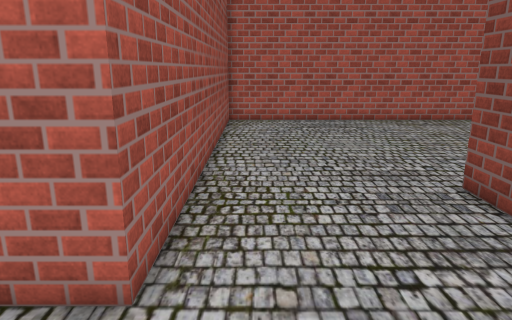
view 1 (above)

21 first-person views from a walk through a 3-D level made in the Unity game engine. The camera is 1.4 m above the floor, tilts 14° down and sees 70° across. Doors are open. The floor is counted in squares, 0.5 m on a side. Each view is taken from the middle of a square. On the plan, view 1 faces up. The plan holds only what a view shows up to about 20 squares ahead; the rest is blank. The place goes on beyond the plan. The player is left out. Some animated figures are left out. Some surface patterns are stand-ins.

view 2
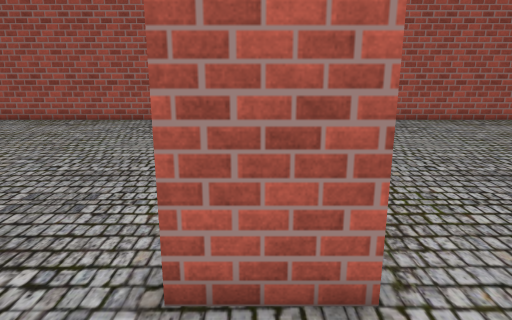

view 3
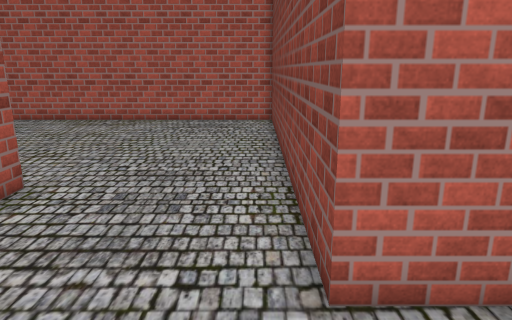

view 4
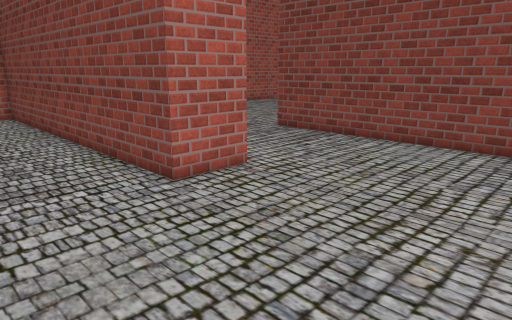

view 5
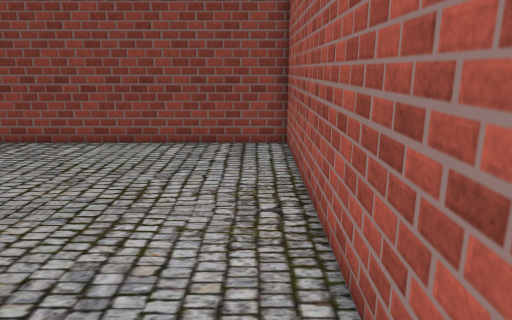

view 6
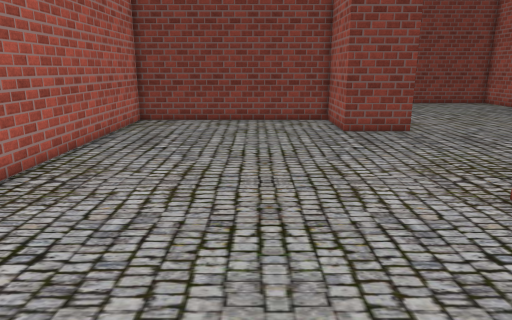

view 7
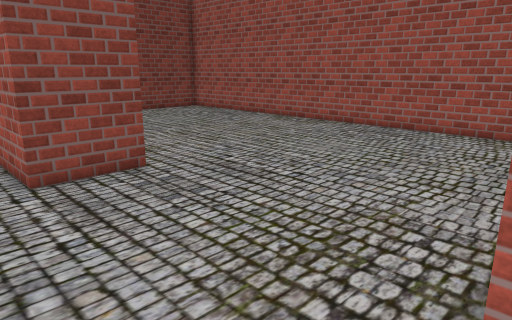

view 8
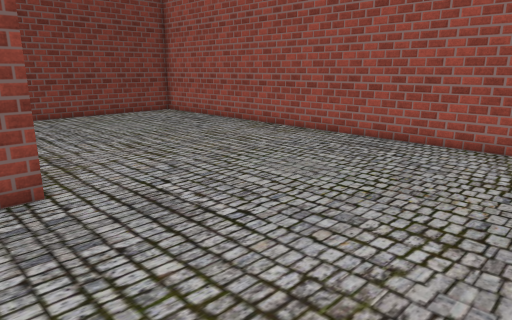

view 9
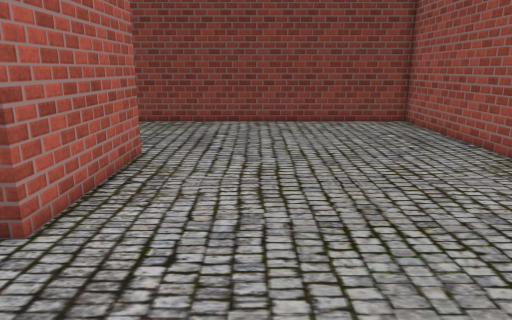

view 10
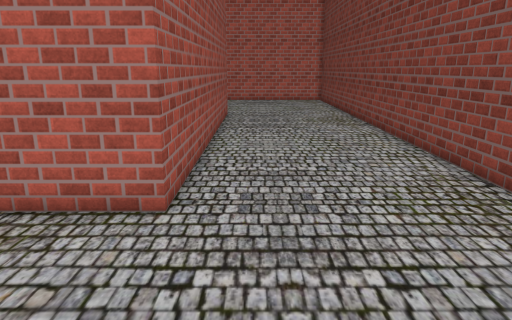

view 11
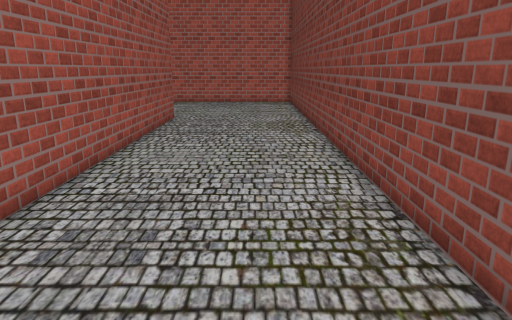

view 12
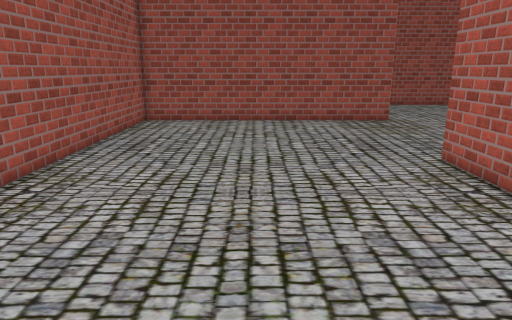

view 13
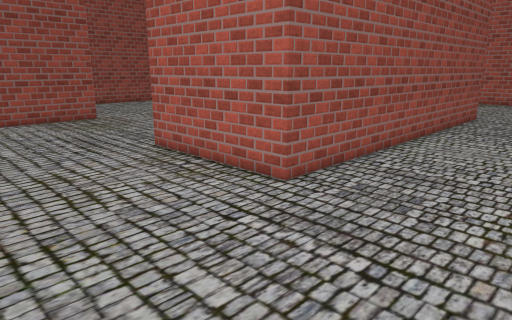

view 14
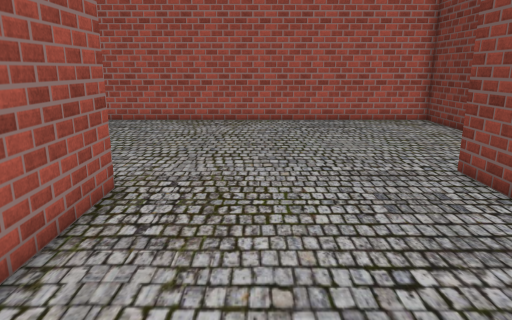

view 15
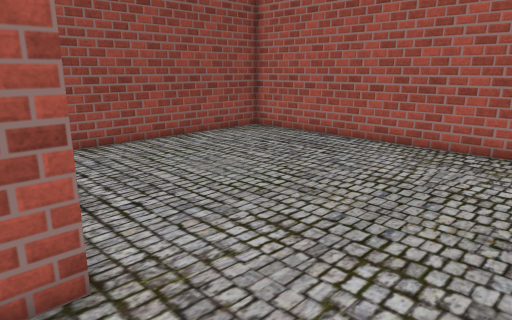

view 16
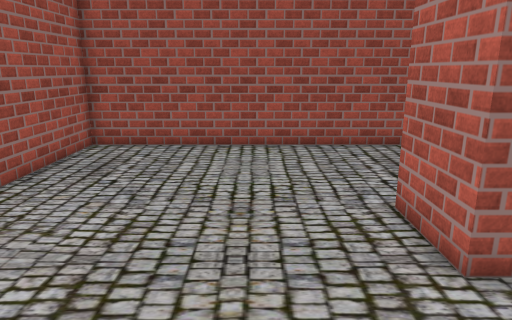

view 17
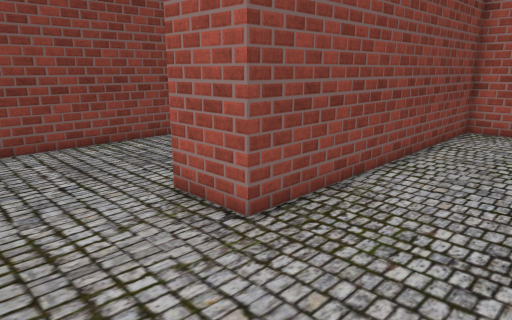

view 18
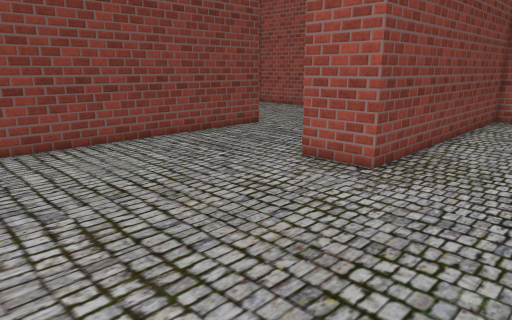

view 19
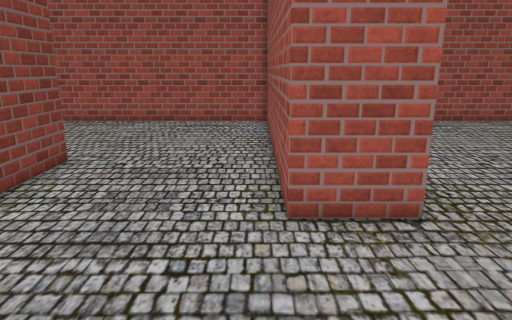

view 20
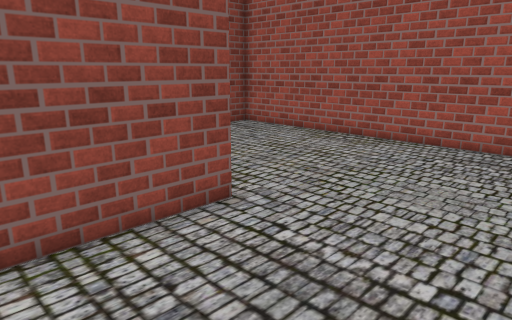

view 21
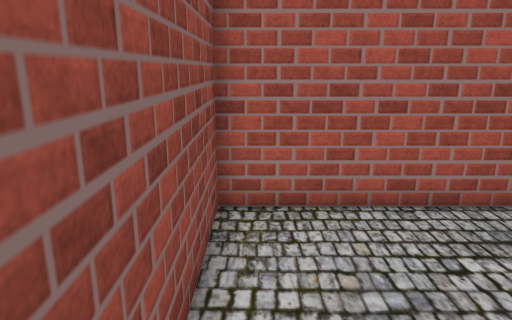

### Floor plan
Points are (right, up) in squares from view 1. A wall is a line through its corners. A room is listed if a view was taken in it or the views show most of it. See-through windows are left out.
Room 1 (views 1, 2, 3, 4, 5, 6, 7, 8, 9, 10, 11, 12, 13, 14, 15, 16, 17, 18, 19, 20, 21)
walls: (7.6, 8.5) (7.6, -5.2) (31, -5.2) (31, 22.5); (23.2, 22.5) (23.2, 6.9) (16.7, 6.9) (16.7, 9.9) (20.6, 9.9) (20.6, 20.5) (-1.5, 20.5) (-1.5, 3.9) (-4.1, 3.9) (-4.1, 20.5) (-18.5, 20.5); (-18.5, -5.2) (-13.2, -5.2) (-13.2, 8.4) (-10.6, 8.4) (-10.6, -5.2) (5, -5.2) (5, 8.5)

Positions as (right, up) in squares from view 1, and headings:
1: (0, 0), facing up
2: (-3, 0), facing up
3: (-5, 0), facing up
4: (-9, -4), facing up-right
5: (-9, -4), facing right
6: (0, 14), facing right
7: (7, 12), facing down-right
8: (8, 9), facing down-right
9: (11, 3), facing right
10: (25, 0), facing up
11: (28, 2), facing up
12: (28, 1), facing left
13: (29, 0), facing up-left
14: (11, 0), facing up
15: (12, 7), facing up-left
16: (3, 1), facing left
17: (-18, 13), facing down-right
18: (-18, 18), facing down-right
19: (-10, 15), facing down
20: (-10, 9), facing down-right
21: (-14, 2), facing down
